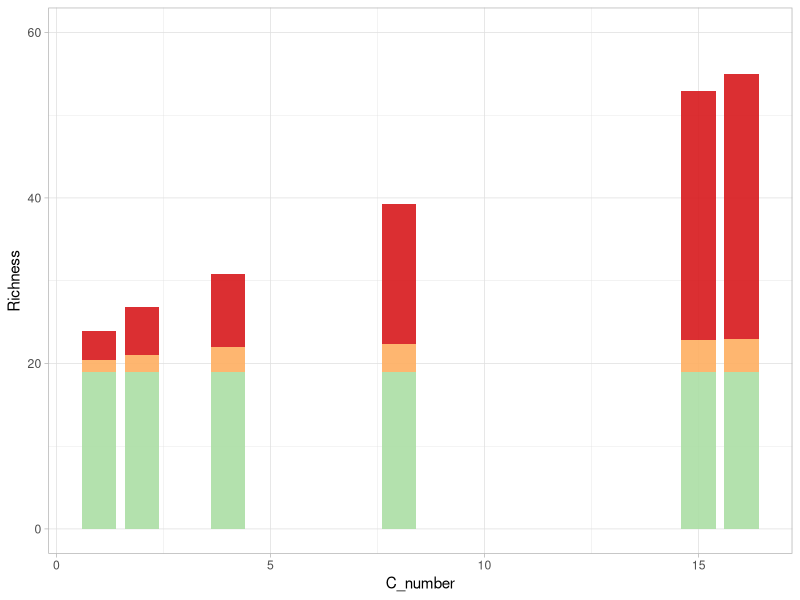
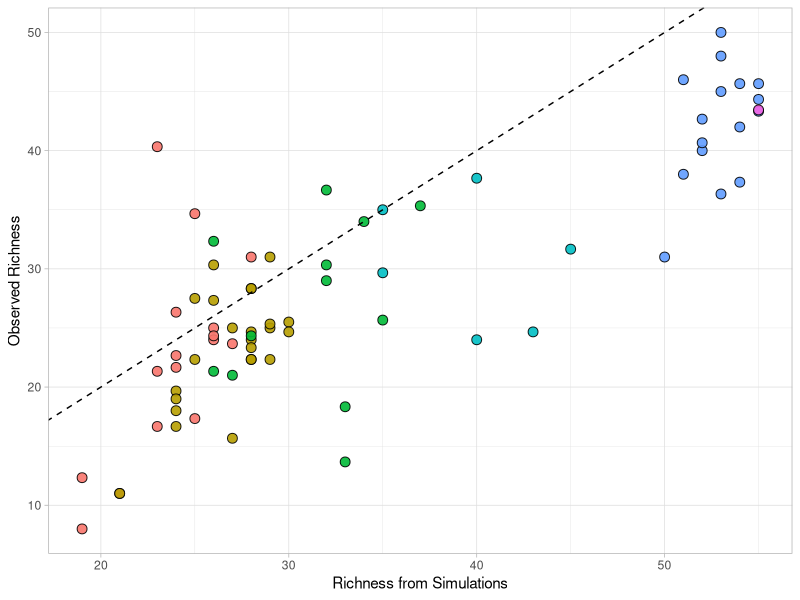
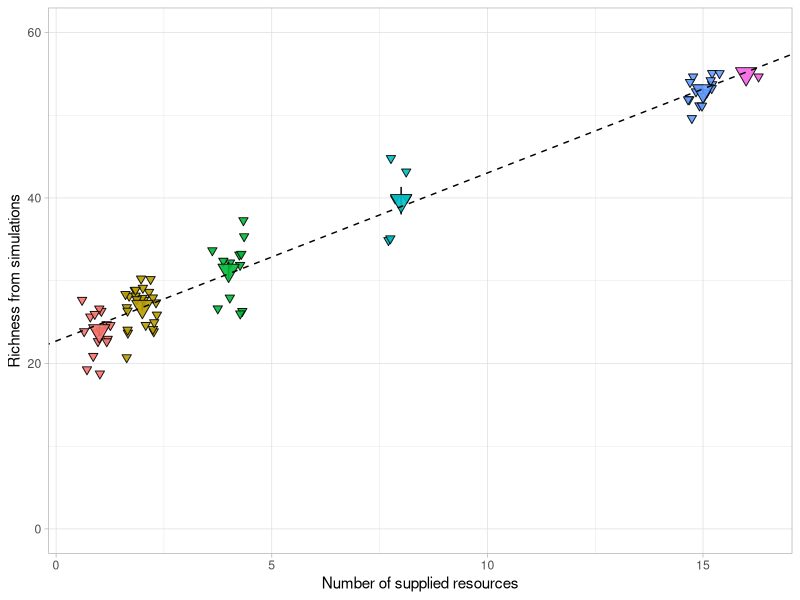

R code for these plots, in order:
## ---- chunk 1
library(ggplot2); packageVersion("ggplot2")
library(plotrix)
library(nlme)
library(RColorBrewer)
library(tidyverse)

## ---- chunk 2
model_data <- read.csv("./Other_data/sim_allcomb.csv", header=T)
model_tib <- model_data %>% 
  pivot_longer(c(`Gen`, `Spec`, `Interm`), names_to = "Strategy", values_to = "n")

model_tib
## ---- chunk 3
model_means_tb <- model_tib %>%
                    group_by(Strategy,C_number) %>% 
                        summarise(mean_n = mean(n), 
                        SE_n = std.error(n))

model_means_tb <-model_means_tb %>%
  mutate(Strategy_dummy = case_when(Strategy=="Gen"~"c",
                            Strategy=="Spec"~"a",
                            Strategy=="Interm"~"b"
                            ))

p_strategies_model <- ggplot(data=model_means_tb , aes(C_number, y=mean_n, fill=Strategy_dummy))+
  geom_col(width=0.8, alpha=0.9)+
  scale_fill_manual(values = colorRampPalette(brewer.pal(4, "Spectral"))(4))+
  theme_light()+
  theme(legend.position="none")+
  labs(x = "C_number", y="Richness")+
  ylim(0,60)
p_strategies_model

## ---- chunk 4
scatter_data <- read.csv("./Other_data/scatter.csv", header=T)

scatter_data <- scatter_data %>%
  mutate(FC_number = factor(C_number))

p_scatter <- ggplot(data=scatter_data , aes(simulation, y=experiment, fill=FC_number))+
  geom_point(shape = 21, alpha=0.9, size = 3)+
  theme_light()+
  geom_abline(aes(intercept=0, slope=1), linetype="dashed", color="black")+
  theme(legend.position="none")+
  labs(x = "Richness from Simulations", y="Observed Richness")
p_scatter
## ---- chunk 5
model75_data <- read.csv("./Other_data/sim_75.csv", header=T)

model75_data <- model75_data %>%
  mutate(FC_number = factor(C_number)) %>%
  rowwise() %>% 
  mutate(tot_richness = sum(c(Gen, Spec, Interm)))
   
model75_data
## ---- chunk 6
model75_mean_data <- model75_data %>%
  group_by(C_number, FC_number) %>%
  summarise(mean_rich = mean(tot_richness),
            SE_rich = std.error(tot_richness))

sim_lm <- lm(mean_rich ~ C_number, data=model75_mean_data)
summary(sim_lm)

p_model_lin <- ggplot(data=model75_mean_data, aes(C_number, y=mean_rich, fill= FC_number))+
  geom_jitter(data=model75_data, aes(C_number, y=tot_richness, fill= FC_number), size=2, shape=25, alpha=.9)+
  geom_errorbar(aes(ymin=mean_rich-SE_rich, ymax=mean_rich+SE_rich), width=0)+
  geom_point(size=5, shape=25, alpha=.9)+
  geom_abline(aes(intercept= 22.70586, slope=2.03112), linetype="dashed")+
  theme_light()+
  theme(legend.position="none")+
  ylim(0,60)+
  labs(x = "Number of supplied resources", y="Richness from simulations")
p_model_lin

